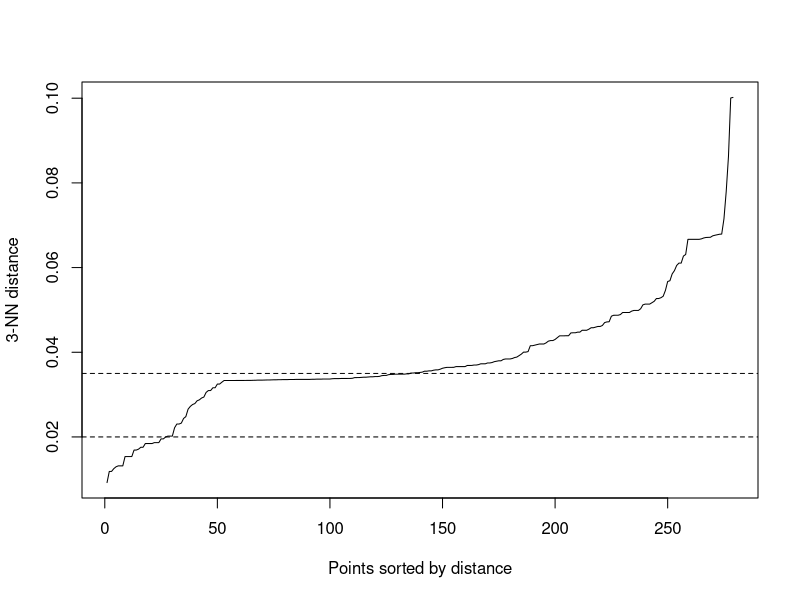
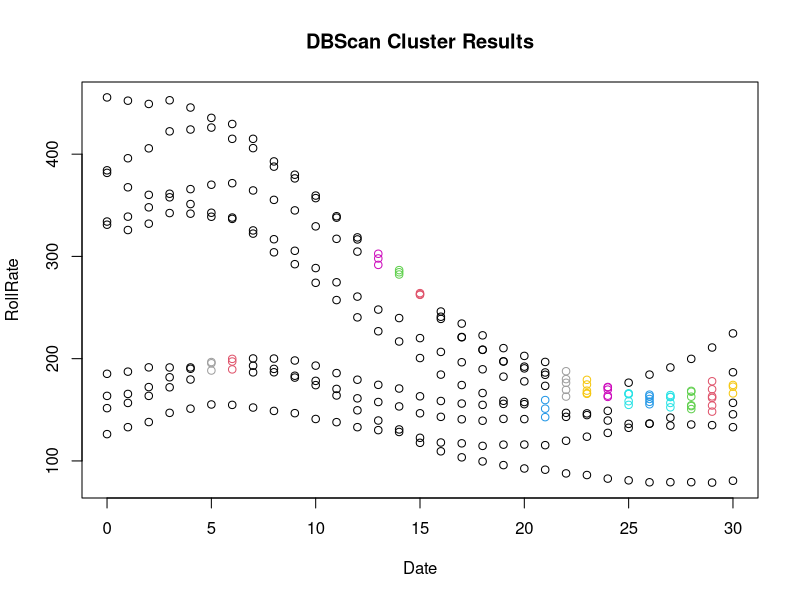
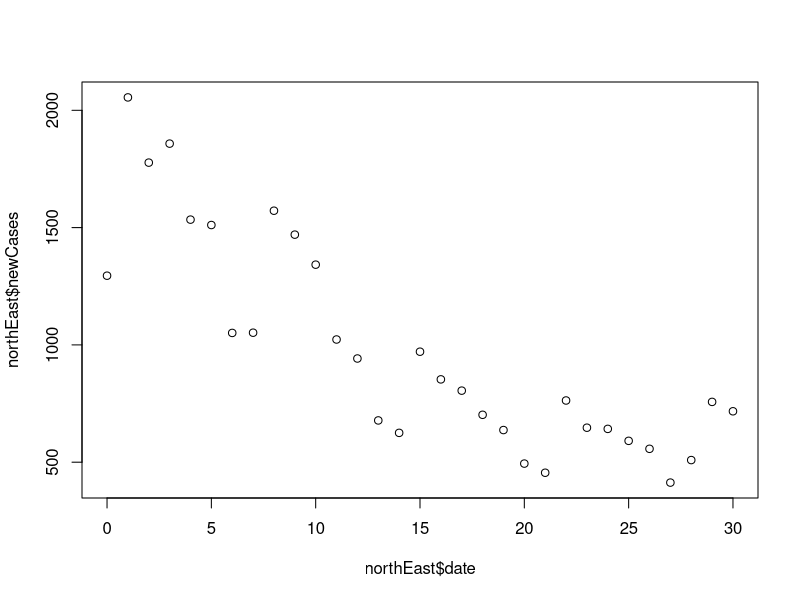
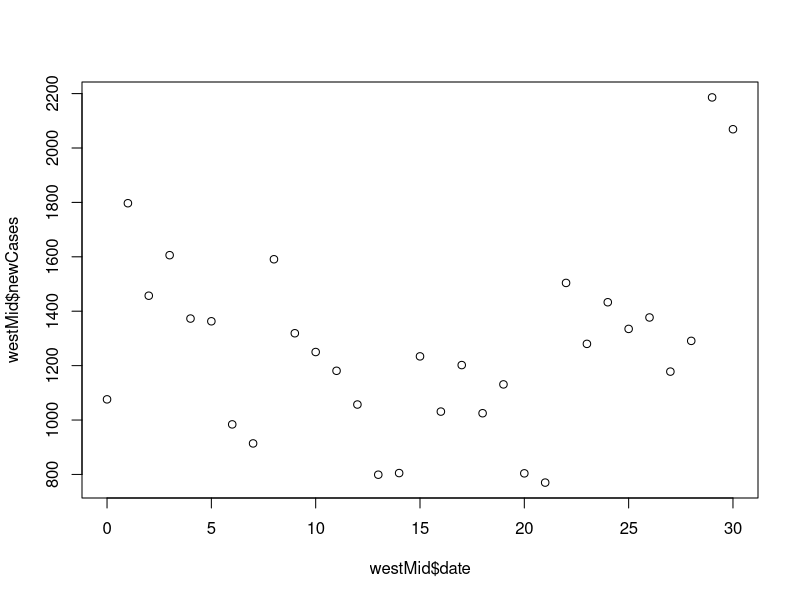
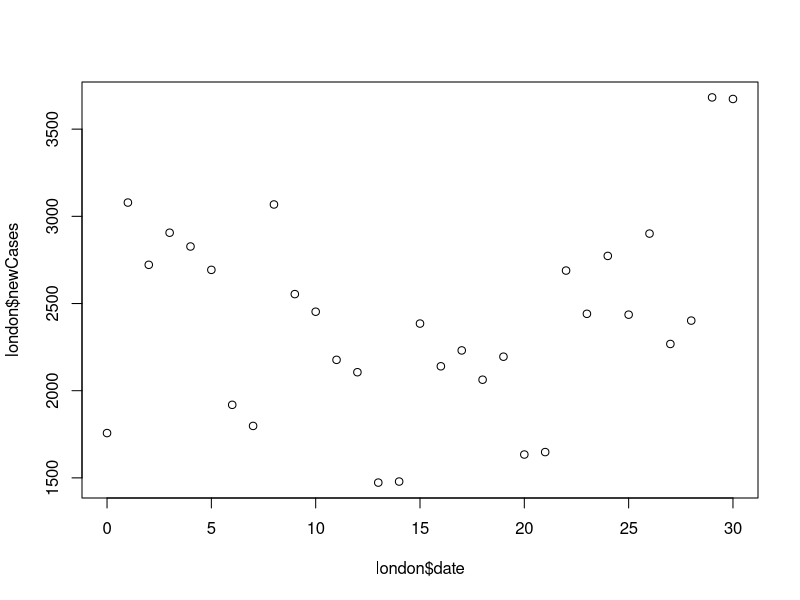
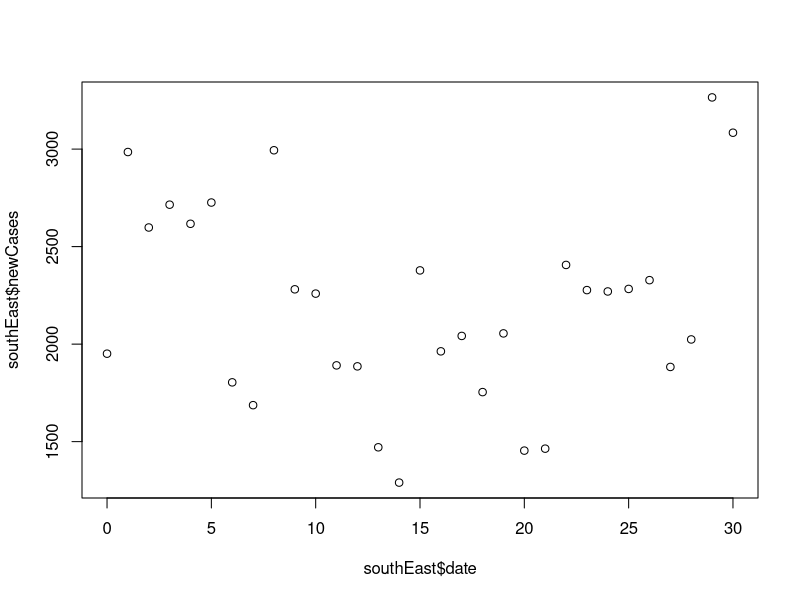
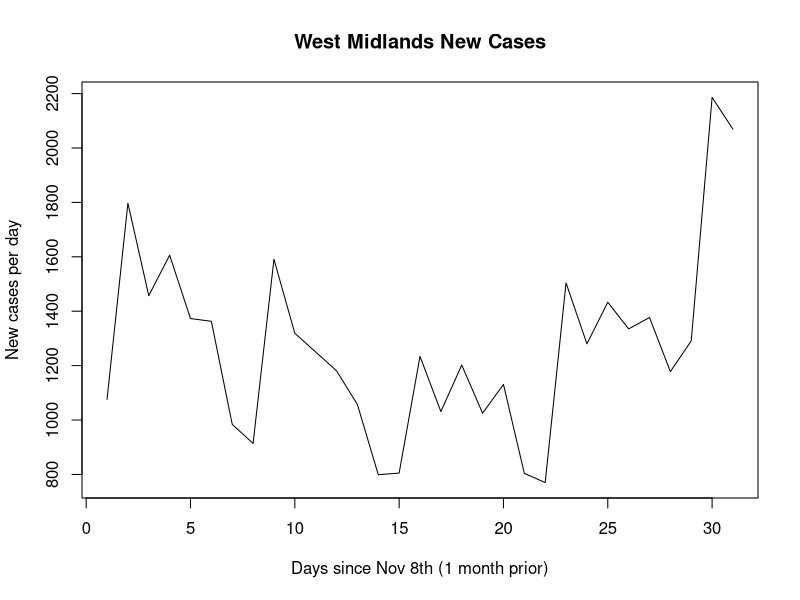
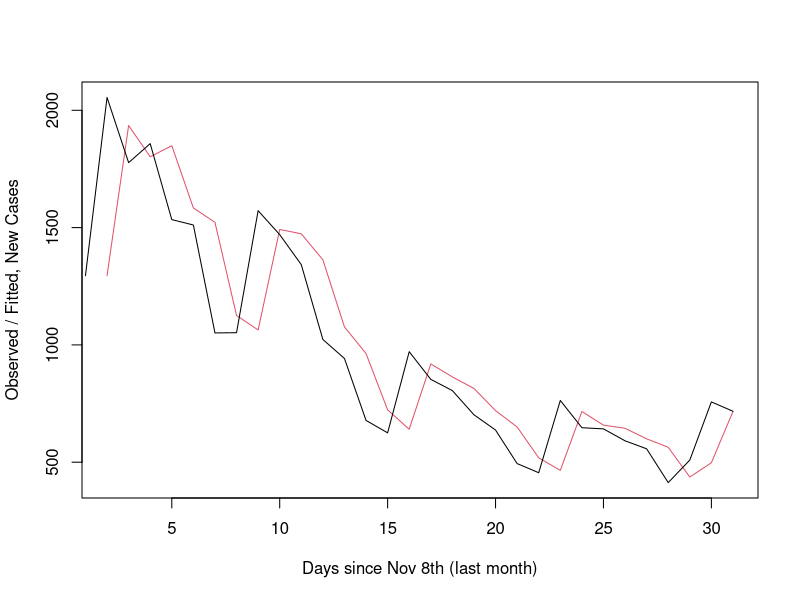

Recreate these plots in R, in order.
library("fpc")
library("dbscan")
library("TTR")
library("forecast")

setwd("../Desktop/masters/data_mining/coursework")

dataset = read.csv("regional_covid_data.csv")

# Removing unnecessary columns and renaming
dataset = subset(dataset, select = -c(areaType, areaCode))
names(dataset)[names(dataset) == "cumCasesBySpecimenDate"] = "cumCases"
names(dataset)[names(dataset) == "newCasesBySpecimenDate"] = "newCases"
names(dataset)[names(dataset) == "cumDeathsByDeathDate"] = "cumDeaths"
names(dataset)[names(dataset) == "newDeathsByDeathDate"] = "newDeaths"
names(dataset)[names(dataset) == "newCasesBySpecimenDateRollingRate"] = "newCasesAvg" 
# Rolling rate is a calculated weekly average

# Remove null values
dataset = dataset[rowSums(is.na(dataset)) == 0,]
# Label encode regions as integers
regions = unique(dataset$areaName)
dataset$areaName = as.numeric(factor(dataset$areaName, levels=regions))


# Convert dates to valid date format and select date range
dataset$date = as.Date(dataset$date, "%d/%m/%Y")
# Time-span cut-off
dataset = dataset[dataset$date >= as.Date("2020-04-01"),] # Beginning of dataset
dataset = dataset[dataset$date >= as.Date("2020-09-01"),] # 2nd Lockdown released
dataset = dataset[dataset$date >= as.Date("2020-11-08"),] # Select last month


#Standardisation
dataset$date = as.numeric(dataset$date - min(dataset$date, na.rm = TRUE))
dataset$stdDate = dataset$date - min(dataset$date, na.rm = TRUE)
dataset$stdDate = dataset$date / max(dataset$date, na.rm = TRUE)
dataset$stdRollRate = dataset$newCasesAvg - min(dataset$newCasesAvg, na.rm = TRUE)
dataset$stdRollRate = dataset$newCasesAvg / max(dataset$newCasesAvg, na.rm = TRUE)


# DBScan pre-processing
dataMatrix = cbind(dataset$stdDate, dataset$stdRollRate)
nonStdDataMatrix = cbind(dataset$date, dataset$newCasesAvg)
colnames(dataMatrix) = c("Date", "RollRate")
colnames(nonStdDataMatrix) = c("Date", "RollRate")

# Finding the optimal epoc for minimum points
kNNdistplot(dataMatrix, k=3)
abline(h = 0.035, lty = 2)
abline(h = 0.02, lty = 2)


# DBScan
dbscanOut = dbscan(dataMatrix, eps=0.02, MinPts = 3)
plot(dbscanOut, nonStdDataMatrix, main="DBScan Cluster Results")


# Exponential smoothing for regional data | Data reversed because order is newest -> oldest
northEast = dataset[dataset$areaName == 1,]
northEastTs = rev(ts(northEast$newCases))

westMid = dataset[dataset$areaName == 6,]
westMidTs = rev(ts(westMid$newCases))

london = dataset[dataset$areaName == 7,]
londonTs = rev(ts(london$newCases))

southEast = dataset[dataset$areaName == 8,]
southEastTs = rev(ts(southEast$newCases))

# Raw data for analysis
plot(northEast$date, northEast$newCases)
plot(westMid$date, westMid$newCases)
plot(london$date, london$newCases)
plot(southEast$date, southEast$newCases)

plot.ts(westMidTs, main="West Midlands New Cases", xlab="Days since Nov 8th (1 month prior)", ylab="New cases per day") 

# Holt winters forecasting and evaluation
northEastTs.forecast = HoltWinters(northEastTs, beta=FALSE, gamma=FALSE, l.start=1295)
plot(northEastTs.forecast , xlab="Days since Nov 8th (last month)", ylab="Observed / Fitted, New Cases", main="")
northEastTs.forecast$SSE

westMidTs.forecast = HoltWinters(westMidTs, beta=FALSE, gamma=FALSE, l.start=1076)
plot(westMidTs.forecast, xlab="Days since Nov 8th (last month)", ylab="Observed / Fitted, New Cases")
westMidTs.forecast$SSE

londonTs.forecast = HoltWinters(londonTs, beta=FALSE, gamma=FALSE, l.start=1757)
plot(londonTs.forecast, xlab="Days since Nov 8th (last month)", ylab="Observed / Fitted, New Cases")
londonTs.forecast$SSE

southEastTs.forecast = HoltWinters(southEastTs, beta=FALSE, gamma=FALSE, l.start=1951)
plot(southEastTs.forecast, xlab="Days since Nov 8th (last month)", ylab="Observed / Fitted, New Cases")
southEastTs.forecast$SSE


# Forecasting Models
northEastTs.forecast.future = forecast:::forecast.HoltWinters(northEastTs.forecast, h=7)
plot(northEastTs.forecast.future, xlab="Days since Nov 8th (last month)", ylab="New Cases", main="North East Future Forecasting - HoltWinters")

westMidTs.forecast.future = forecast:::forecast.HoltWinters(westMidTs.forecast, h=7)
plot(westMidTs.forecast.future, xlab="Days since Nov 8th (last month)", ylab="New Cases", main="West Midlands Future Forecasting - HoltWinters")

londonTs.forecast.future = forecast:::forecast.HoltWinters(londonTs.forecast, h=7)
plot(londonTs.forecast.future, xlab="Days since Nov 8th (last month)", ylab="New Cases", main="London Future Forecasting - HoltWinters")

southEastTs.forecast.future = forecast:::forecast.HoltWinters(southEastTs.forecast, h=7)
plot(southEastTs.forecast.future, xlab="Days since Nov 8th (last month)", ylab="New Cases", main="South East Future Forecasting - HoltWinters")




# Chart analysis
# New cases per day
plot(dataset$date, dataset$newCases, col=dataset$areaName, xlab="Date", ylab="New Cases", pch=19, 
     main="COVID-19, New cases per day")
legend("topleft", legend=regions, col=c(1:9), pch=19)

# Rolling Rate Chart
plot(dataset$date, dataset$newCasesAvg, col=dataset$areaName, xlab="Date", ylab="Average Cases per 100K", pch=19, 
     main="COVID-19, Average new cases per week")
legend("topleft", legend=regions, col=c(1:9), pch=19)

# Cumulative Deaths Chart
plot(dataset$date, dataset$newDeaths, col=dataset$areaName, xlab="Date", ylab="Deaths per 100k", pch=19, 
     main="COVID-19, Cummulative deaths")
legend("topleft", legend=regions, col=c(1:9), pch=19)
